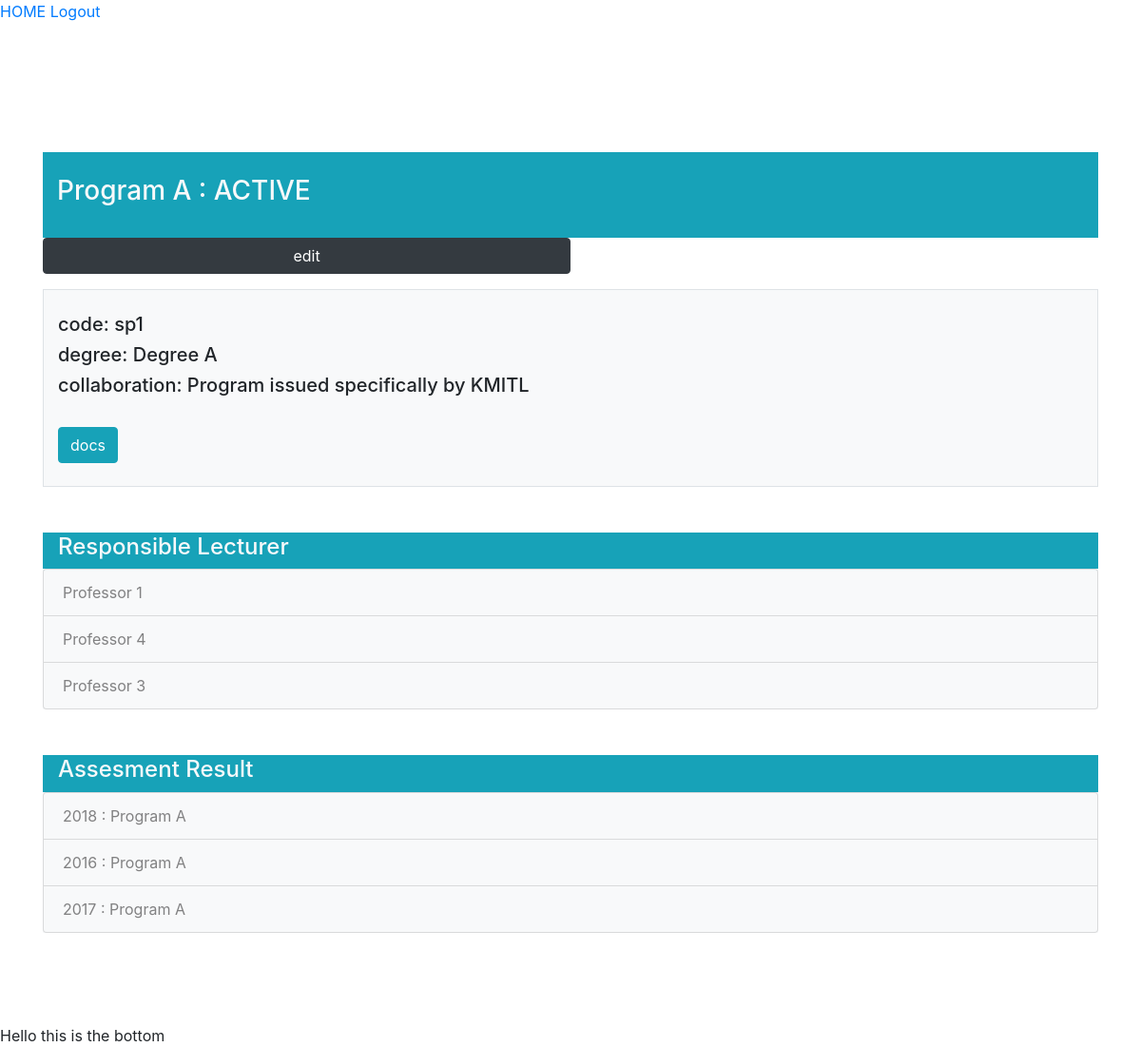
Screenshot of /all_programs/program_detail/1/ (signed in) with the database file from the repository.
### study_program/models.py (models this page shows, shortened)
class StudyProgram(models.Model):
    code = models.CharField(max_length=200)
    name = models.CharField(max_length=200)
    status_choices = (
        ('ACTIVE', 'ACTIVE'),
        ('GOING TO CLOSE', 'GOING TO CLOSE'),
        ('NOT ACTIVE', 'NOT ACTIVE'),
    )
    program_status = models.CharField(max_length=200, choices=status_choices )
    degree_and_major = models.CharField(max_length=400)
    collaboration_choices = (
        ('Program issued specifically by KMITL', 'Program issued specifically by KMITL'),
        ('Program supported by other institutes', 'Program supported by other institutes'),
        ('Collaborated program with other institutes', 'Collaborated program with other institutes'),
    )
    collaboration_with_other_institues = models.TextField(max_length=400, choices = collaboration_choices)
    pdf_docs = models.FileField(upload_to='study_program_details/')
    responsible_professors = models.ManyToManyField(Professor, through=Professor.responsible_program.through, blank=True)
    past_assessment = models.ManyToManyField('AssessmentResult', blank=True)
    def __str__(self):
        return self.name

class Professor(models.Model):
    professor_id = models.CharField(max_length = 200)
    academic_title = models.CharField(max_length = 200)
    name_surname = models.CharField(max_length = 200)
    date_of_birth = models.DateField()
    YEAR_CHOICES = []
    for r in range(1980, (datetime.datetime.now().year+1)):
        YEAR_CHOICES.append((r,r))
    bsc = models.CharField(max_length = 200)
    bsc_grad_institute = models.CharField(max_length = 200)
    bsc_year = models.IntegerField(('year'), choices=YEAR_CHOICES, default=datetime.datetime.now().year)
    msc = models.CharField(max_length = 200)
    msc_grad_institute = models.CharField(max_length = 200)
    msc_year = models.IntegerField(('year'), choices=YEAR_CHOICES, default=datetime.datetime.now().year)
    phd = models.CharField(max_length = 200)
    phd_grad_institute = models.CharField(max_length = 200)
    phd_year = models.IntegerField(('year'), choices=YEAR_CHOICES, default=datetime.datetime.now().year)
    phone = models.CharField(max_length = 200)
    email = models.CharField(max_length = 200)
    university = models.CharField(max_length = 200)
    additional_degree = models.CharField(max_length = 200, blank = True)
    responsible_program = models.ManyToManyField('StudyProgram', blank=True)
    committee_profile = models.ManyToManyField('Committee', blank=True)

class AssessmentResult(models.Model):
    code = models.CharField(max_length=200)
    committee_id = models.ManyToManyField(Committee, blank=True)
    program_id = models.ForeignKey(StudyProgram, on_delete=models.PROTECT, null=True)
    YEAR_CHOICES = []
    for r in range(1980, (datetime.datetime.now().year+1)):
        YEAR_CHOICES.append((r,r))
    year = models.IntegerField(('year'), choices=YEAR_CHOICES, default=datetime.datetime.now().year)
    curriculum_status_choices = (
        ('New', 'New'),
        ('Modify', 'Modify'),
    )
    curriculum_status = models.TextField(max_length=400, choices = curriculum_status_choices)
    curriculum_status_year = models.IntegerField(('หลักสูตรปี'), choices=YEAR_CHOICES, default=datetime.datetime.now().year)
    curriculum_standard_choices = (
            ('New', 'New'),
            ('Modify', 'Modify'),
    )
    curriculum_standard = models.IntegerField(('มาตรฐานหลักสูตรตามปี'), choices=YEAR_CHOICES, default=datetime.datetime.now().year)
    pdf_docs = models.FileField(upload_to='assessment_details/')
    aun_id = models.ForeignKey('AUN', on_delete=models.PROTECT, null=True)

### study_program/views.py (the view)
# urls.py: path('program_detail/<int:program_id>/', views.program_detail, name='program_detail'),
@login_required(login_url="login")
def program_detail(request, program_id):
    detail = get_object_or_404(StudyProgram, pk=program_id)
    faculties_list = {'1':'Science', '2':'Engineering', '3':'Medicine'}
    professor_list = []
    for professor in detail.responsible_professors.all():
        professor_list.append(professor)
    assessment_list =[]
    for assessment in detail.past_assessment.all():
        assessment_list.append(assessment)
    return render(request, 'study_program/program_detail.html', {'program_detail': detail, 'faculties': faculties_list, 'professors':professor_list, 'assessment_list':assessment_list, 'program_id': program_id})

### study_program/templates/study_program/program_detail.html (shortened to what this page needs)
{% extends 'base.html' %}
{% block content %}
<head>
    <link rel="stylesheet" href="https://stackpath.bootstrapcdn.com/bootstrap/4.1.3/css/bootstrap.min.css">
</head>
<main>
    <div class="container">
        <br/>
        <br/>
        <br/>
        <div class="text-light bg-info border-info container">
            <br/>
            <h3>{{ program_detail.name }} : {{ program_detail.program_status }}</h3>
            <br/>
        </div>
        {% if request.user.is_superuser %}
        <form method="GET" action="{% url 'edit_study_program' program_id %}">
            <button type="submit" class="btn btn-dark col-md-6">edit</button>
        </form>
        {% endif %}
        <div class="container bg-light border">
            <br/>
            <h5>code: {{ program_detail.code }}</h5>
            <h5>degree: {{ program_detail.degree_and_major }}</h5>
            <h5>collaboration: {{ program_detail.collaboration_with_other_institues }}</h5>
            <br/>
            <a class= "btn btn-info" href="{{ program_detail.pdf_docs.url }}">docs</a>
            <br/>
            <br/>
        </div>
        <br/>
        <br/>
        <div class="text-light bg-info border border-info container">
            <h4>Responsible Lecturer</h4>
        </div>
        <div class=bg-light>
            <ul class="list-group">
                {% for responsible_professor in professors %}
                    <a class="list-group-item list-group-item-light bg-light"  href = "{% url 'professor_profile' responsible_professor.id %}">{{ responsible_professor.name_surname}}</a>
                {% endfor %}
            </ul>
        </div>
        <br/>
        <br/>
        <div class="text-light bg-info border border-info container">
            <h4>Assesment Result</h4>
        </div>
        <div class=bg-light>
            <ul class="list-group">
                {% for assessment in assessment_list %}
                    <a class="list-group-item list-group-item-light bg-light"  href = "{% url 'assessment_result' assessment.id %}">{{assessment.year}} : {{ assessment.program_id }}</a>
                {% endfor %}
            </ul>
        </div>
        <br/>
        <br/>
    </div>
</main>
{% endblock %}

### rows the page displays
StudyProgram: name "Program A", program_status "ACTIVE", code "sp1", degree_and_major "Degree A", collaboration_with_other_institues "Program issued specifically by KMITL"
Professor: name_surname "Professor 1"
Professor: name_surname "Professor 4"
Professor: name_surname "Professor 3"
AssessmentResult: year "2018", program_id "Program A"
AssessmentResult: year "2016", program_id "Program A"
AssessmentResult: year "2017", program_id "Program A"
